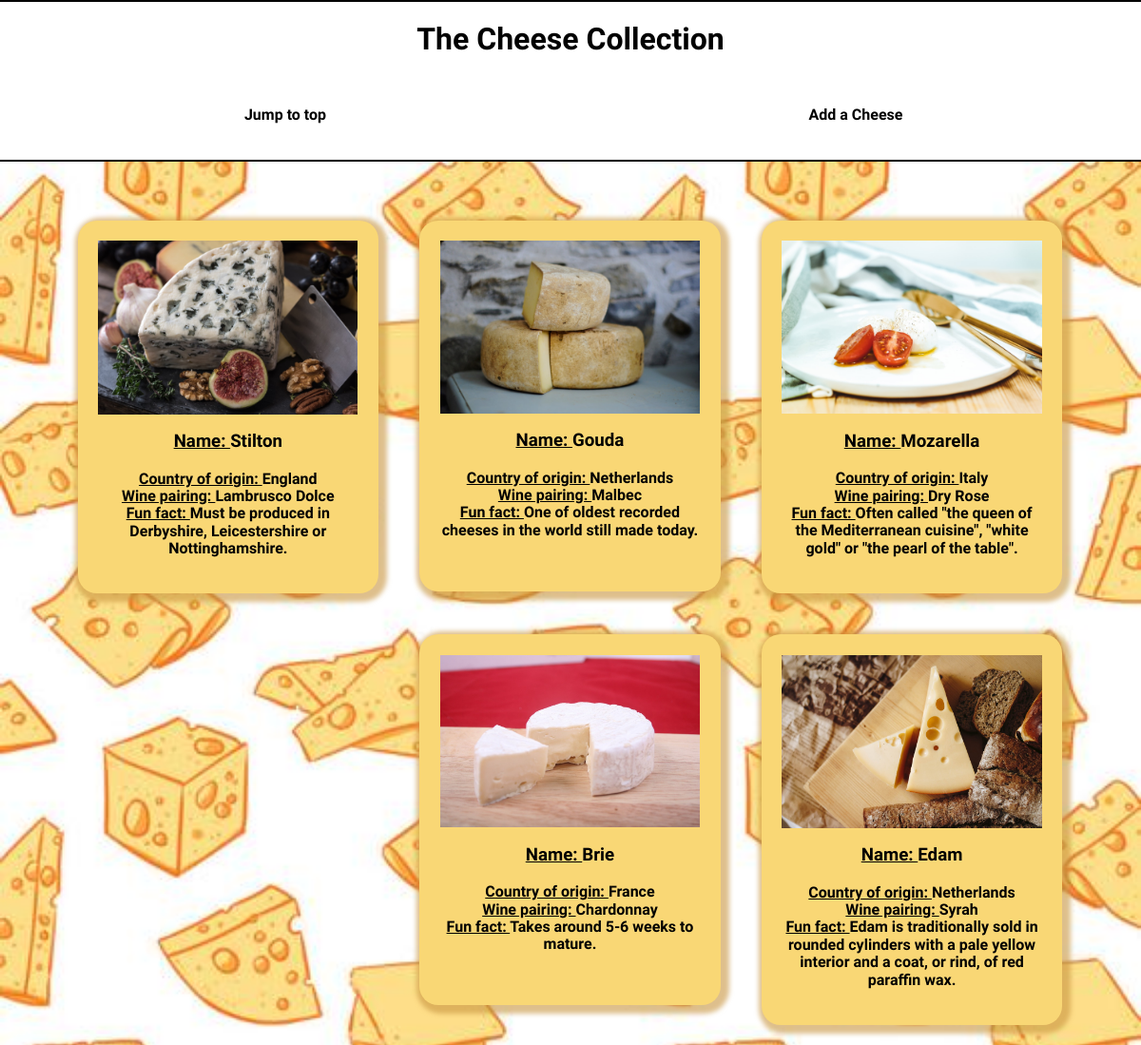
The page / on the database its author committed.
### tables this page shows
CREATE TABLE `cheese` (
  `id` int(255) unsigned NOT NULL AUTO_INCREMENT,
  `name` varchar(255) NOT NULL DEFAULT '',
  `countryoforigin` varchar(255) NOT NULL DEFAULT '',
  `winepairing` varchar(255) NOT NULL DEFAULT '',
  `funfact` varchar(255) NOT NULL DEFAULT '',
  `imgurl` varchar(255) NOT NULL DEFAULT 'images/cheeseDefault.jpeg',
  PRIMARY KEY (`id`)
);

### functions.php (the view, shortened to what this page needs)
<?php
function getAllCheeses(PDO $db):array {
    $query = $db->prepare("SELECT `id`, `name`, `countryoforigin`, `winepairing`, `funfact`, `imgurl` FROM `cheese`;");
    $query->execute();
    return $query->fetchAll();
};
function displayAllCheeses(array $cheeses): string {
   $cheeseItem=" ";
    foreach($cheeses as $cheese) {
        if (array_key_exists('imgurl', $cheese) && array_key_exists('name', $cheese) && array_key_exists('countryoforigin', $cheese)
            && array_key_exists('winepairing', $cheese) && array_key_exists('funfact', $cheese)) {
                $cheeseItem .= "<div class='collectionItem'>";
                $cheeseItem .= "<div class='image'>";
                $cheeseItem .= "<img src='" . $cheese['imgurl'] . "'/>" . "</div>";
                $cheeseItem .= "<h3> <span> Name: </span>" . $cheese['name'] . "</h3> <ul> <li>";
                $cheeseItem .= "<span> Country of origin: </span>" . $cheese['countryoforigin'] . "</li> <li>";
                $cheeseItem .= "<span> Wine pairing: </span>" . $cheese['winepairing'] . "</li> <li>";
                $cheeseItem .= "<span> Fun fact: </span>" . $cheese['funfact'] . "</li> </ul> </div>";
            }
        else $cheeseItem = "The array being input is not valid";
        }
    return $cheeseItem;
}

### index.php (shortened to what this page needs)
<?php
require_once 'dbConnect.php';
require_once 'functions.php';
$db = db();
$cheeses = getAllCheeses($db);
$cheeseHtml = displayAllCheeses($cheeses);
?>
<html lang="en">
<head>
    <link rel="stylesheet" type="text/css" href="normalize.css">
    <link rel="stylesheet" type="text/css" href="styles.css">
</head>
<body>
    <nav>
        <h1>The Cheese Collection</h1>
        <ul>
            <li><a href="#collection_items">Jump to top</li>
            <li><a href="form.html">Add a Cheese</li>
        </ul>
    </nav>
    <div id="collection_items" class="jumpTop"></div>
    <div class="container">
        <?php echo $cheeseHtml?>
    </div>
</body>
</html>

### styles.css (style rules this page uses)
* { box-sizing: border-box; }
html { font-family: 'Indie Flower', cursive; font-weight: 900; background: url("images/background.jpg") no-repeat center center fixed; -webkit-background-size: cover; -moz-background-size: cover; -o-background-size: cover; background-size: cover; }
h1 { text-align: center; }
nav { background-color: rgb(255,255,255); border-bottom: 2px solid rgb(0,0,0); border-top: 2px solid black; width: 100%; position: fixed; top: 0; height: 170px; }
ul { padding: 0; }
nav ul { overflow: auto; background-color: transparent; }
nav li { float: left; width: 50%; padding: 30px 30px 10px 30px; text-align: center; }
ul, li, a, h3 { list-style: none; text-decoration: none; color: rgb(0,0,0); }
.jumpTop { width: 100%; height: 150px; }
.container { width: 90%; margin: 5%; text-align: center; }
.collectionItem { width: 29.3%; min-height: 390px; float: left; background-color: rgb(249, 215, 117); padding: 2%; margin: 2%; border-radius: 20px 20px; -webkit-box-shadow: 3px 3px 5px 6px rgba(200, 149, 64, 0.6); -moz-box-shadow: 3px 3px 5px 6px rgba(200, 149, 64, 0.6); box-shadow: 3px 3px 5px 6px rgba(200, 149, 64, 0.6); }
.collectionItem span { text-decoration: underline; }
img { max-width:100%; max-height:100%; }

### rows shown on the page
cheese: imgurl (picture), name "Stilton", countryoforigin "England", winepairing "Lambrusco Dolce", funfact "Must be produced in Derbyshire, Leicestershire or Nottinghamshire."
cheese: imgurl (picture), name "Gouda", countryoforigin "Netherlands", winepairing "Malbec", funfact "One of oldest recorded cheeses in the world still made today."
cheese: imgurl (picture), name "Mozarella", countryoforigin "Italy", winepairing "Dry Rose", funfact "Often called \"the queen of the Mediterranean cuisine\", \"white gold\" or \"the pearl of the table\"."
cheese: imgurl (picture), name "Brie", countryoforigin "France", winepairing "Chardonnay", funfact "Takes around 5-6 weeks to mature."
cheese: imgurl (picture), name "Edam", countryoforigin "Netherlands", winepairing "Syrah", funfact "Edam is traditionally sold in rounded cylinders with a pale yellow interior and a coat, or rind, of red paraffin wax."
